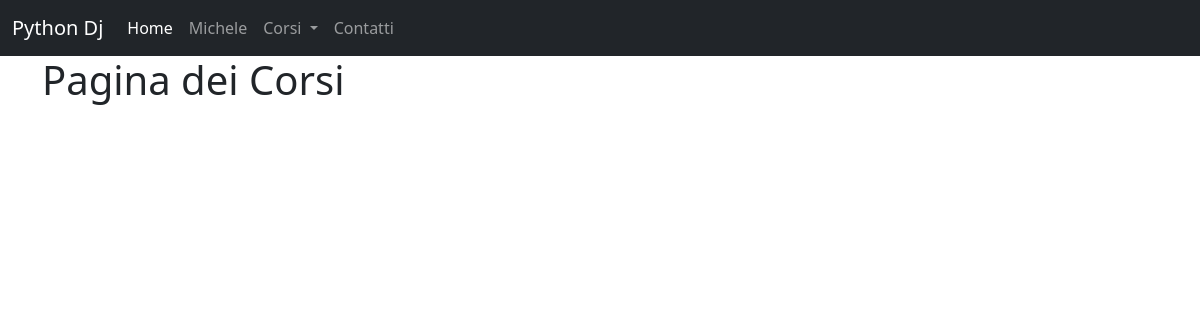
The page /corsi/ on the database as committed earlier.
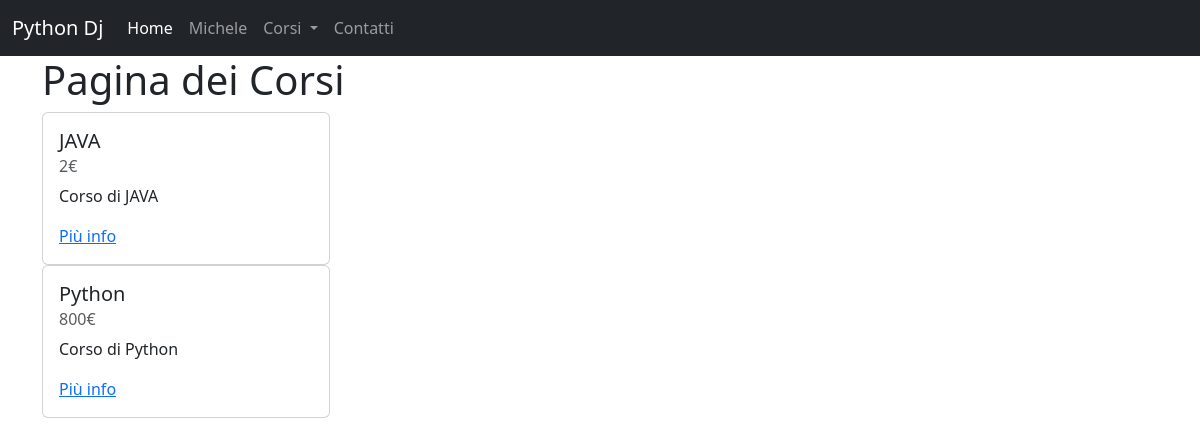
The same page on the database as committed later.
### corsiBlog/models.py (models this page shows, shortened)
class Corsi(models.Model):
    titolo = models.CharField(max_length=150)
    descrizione = models.CharField(max_length=250)
    contenuto = models.TextField()
    data_inizio = models.DateField()
    durata_ore = models.DecimalField(decimal_places=0, max_digits=3)
    docente = models.ForeignKey(User, on_delete=models.DO_NOTHING)
    prezzo = models.DecimalField(decimal_places=0, max_digits=10)
    class Meta:
        verbose_name_plural = "Corsi"

### corsiBlog/views.py (the view)
# urls.py: path("", views.index, name='corsiHome'),
def index(request):
    corsi = Corsi.objects.all()
    return render(request, 'corsi/index.html', {"corsi": corsi})

### corsiBlog/templates/corsi/index.html (shortened to what this page needs)
{% extends 'base.html' %}
{% block titolo_pagina %}Pagina dei Corsi{% endblock titolo_pagina %}
{% block contenuto %}
{% for corso in corsi  %}
<div class="card" style="width: 18rem;">
  <div class="card-body">
    <h5 class="card-title">{{ corso.titolo }}</h5>
    <h6 class="card-subtitle mb-2 text-muted">{{ corso.prezzo }}€</h6>
    <p class="card-text">{{ corso.descrizione }}</p>
    <a href="{% url 'corso_singolo' corso.pk %}" class="btn-primary">Più info</a>
  </div>
</div>
{% endfor %}
{% endblock contenuto %}

Rows that differ between the two databases and show on the page:
added Corsi: titolo "JAVA", prezzo "2", descrizione "Corso di JAVA"
added Corsi: titolo "Python", prezzo "800", descrizione "Corso di Python"
